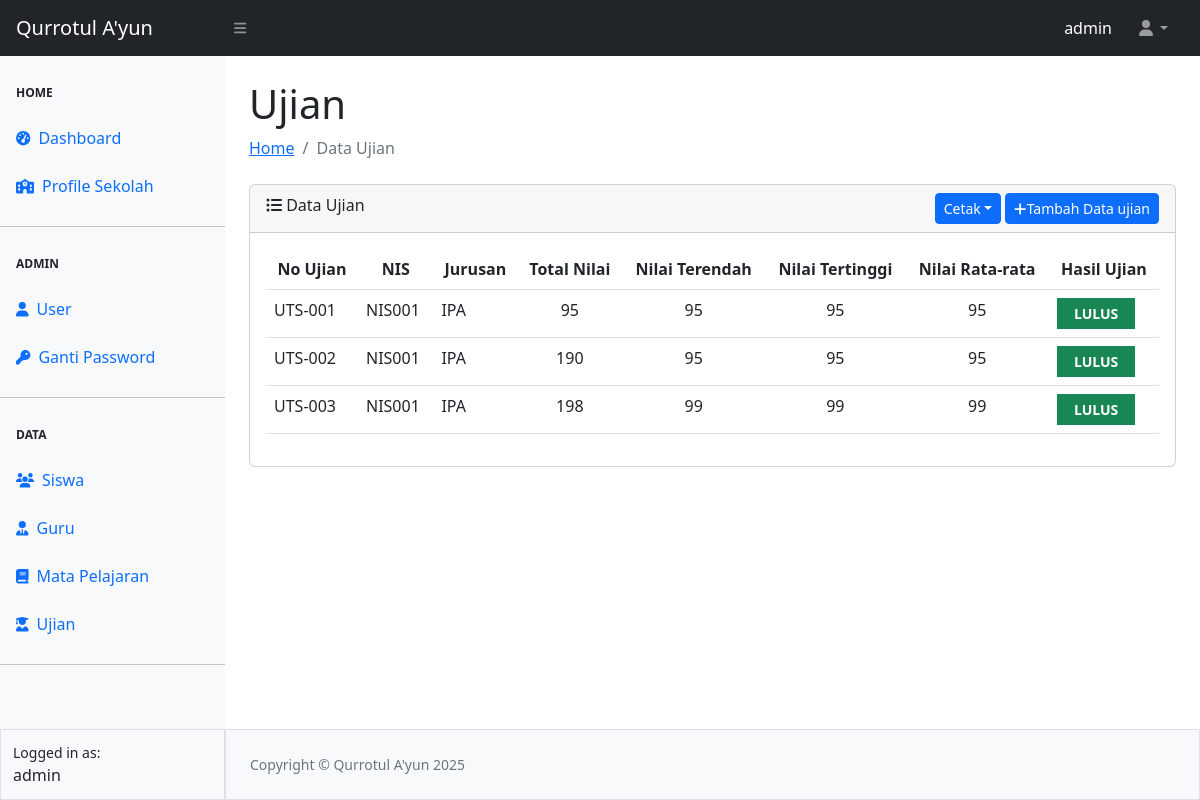
Page /ujian/ujian.php (signed in) on the committed database.
### tables this page shows
CREATE TABLE `tbl_ujian` (
  `no_ujian` char(7) NOT NULL,
  `tgl_ujian` date NOT NULL,
  `nis` char(6) NOT NULL,
  `jurusan` varchar(50) NOT NULL,
  `total_nilai` int(11) NOT NULL,
  `nilai_terendah` int(11) NOT NULL,
  `nilai_tertinggi` int(11) NOT NULL,
  `nilai_rata2` int(11) NOT NULL,
  `hasil_ujian` varchar(10) NOT NULL
);

### ujian/ujian.php (the view, shortened to what this page needs)
<?php
require_once "../config.php";
require_once "../template/header.php";
require_once "../template/sidebar.php";
require_once "../template/navbar.php";
?>
<div id="layoutSidenav_content">
    <main>
        <div class="container-fluid px-4">
            <h1 class="mt-4">Ujian</h1>
            <ol class="breadcrumb mb-4">
                <li class="breadcrumb-item"><a href="../index.php">Home</a></li>
                <li class="breadcrumb-item active">Data Ujian</li>
            </ol>
            <div class="card">
                <div class="card-header">
                    <i class="fa-solid fa-list-ul"></i> Data Ujian
                    <a href="nilai-ujian.php" class="btn btn-sm btn-primary float-end ms-1"><i class="fa-solid fa-plus"></i>Tambah Data ujian</a>
                    <div class="dropdown" style="margin-top: -30px;">
                        <button class="btn btn-primary btn-sm dropdown-toggle float-end" type="button" data-bs-toggle="dropdown">Cetak</button>
                    </div>
                </div>
                <div class="card-body">
                    <table class="table table-hover" id="datatablesSimple">
                        <thead>
                            <tr>
                                <th scope="col">
                                    <center>No Ujian</center>
                                </th>
                                <th scope="col">
                                    <center>NIS</center>
                                </th>
                                <th scope="col">
                                    <center>Jurusan</center>
                                </th>
                                <th scope="col">
                                    <center>Total Nilai</center>
                                </th>
                                <th scope="col">
                                    <center>Nilai Terendah</center>
                                </th>
                                <th scope="col">
                                    <center>Nilai Tertinggi</center>
                                </th>
                                <th scope="col">
                                    <center>Nilai Rata-rata</center>
                                </th>
                                <th scope="col">
                                    <center>Hasil Ujian</center>
                                </th>
                            </tr>
                        </thead>
                        <tbody>
                            <?php
                            $queryUjian = mysqli_query($koneksi, "SELECT * FROM tbl_ujian");
                            while ($data = mysqli_fetch_array($queryUjian)) {
                            ?>
                                <tr>
                                    <td><?= $data['no_ujian'] ?></td>
                                    <td><?= $data['nis'] ?></td>
                                    <td><?= $data['jurusan'] ?></td>
                                    <td align="center"><?= $data['total_nilai'] ?></td>
                                    <td align="center"><?= $data['nilai_terendah'] ?></td>
                                    <td align="center"><?= $data['nilai_tertinggi'] ?></td>
                                    <td align="center"><?= $data['nilai_rata2'] ?></td>
                                    <td>
                                        <?php if ($data['hasil_ujian'] == "LULUS") { ?>
                                            <button type="button" class="btn btn-success btn-sm rounded-0 col-10 fw-bold text-uppercase"><?= $data['hasil_ujian'] ?></button>
                                        <?php } else { ?>
                                            <button type="button" class="btn btn-danger btn-sm rounded-0 col-10 fw-bold text-uppercase"><?= $data['hasil_ujian'] ?></button>
                                        <?php } ?>
                                    </td>
                                </tr>
                            <?php
                            }
                            ?>
                        </tbody>
                    </table>
                </div>
            </div>
        </div>
    </main>
    <?php
    require_once "../template/footer.php";
    ?>

### rows in the picture
tbl_ujian: no_ujian "UTS-001", nis "NIS001", jurusan "IPA", total_nilai "95", nilai_terendah "95", nilai_tertinggi "95", nilai_rata2 "95", hasil_ujian "LULUS"
tbl_ujian: no_ujian "UTS-002", nis "NIS001", jurusan "IPA", total_nilai "190", nilai_terendah "95", nilai_tertinggi "95", nilai_rata2 "95", hasil_ujian "LULUS"
tbl_ujian: no_ujian "UTS-003", nis "NIS001", jurusan "IPA", total_nilai "198", nilai_terendah "99", nilai_tertinggi "99", nilai_rata2 "99", hasil_ujian "LULUS"

### other values in the picture
$_SESSION["ssUser"] "admin"
